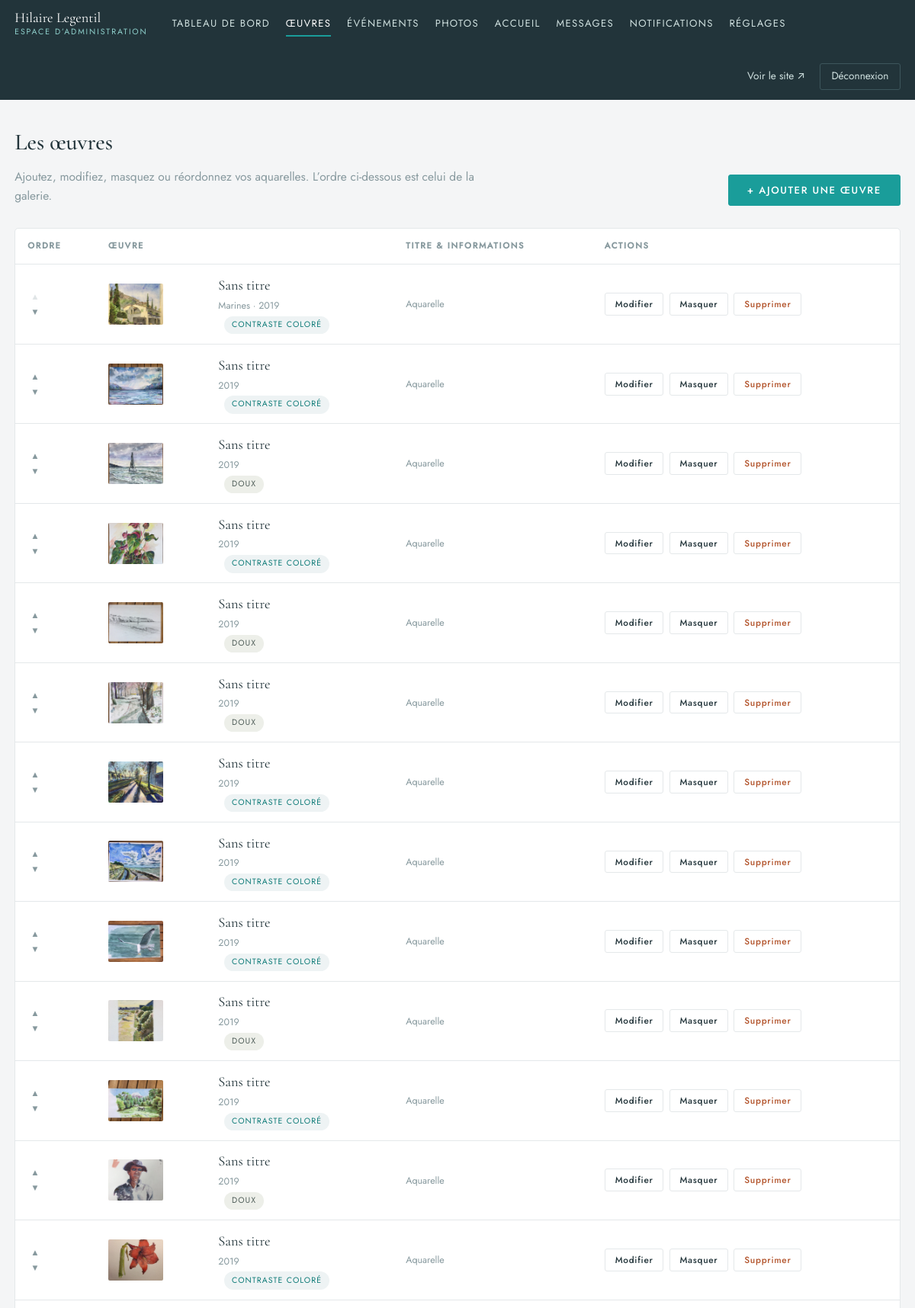
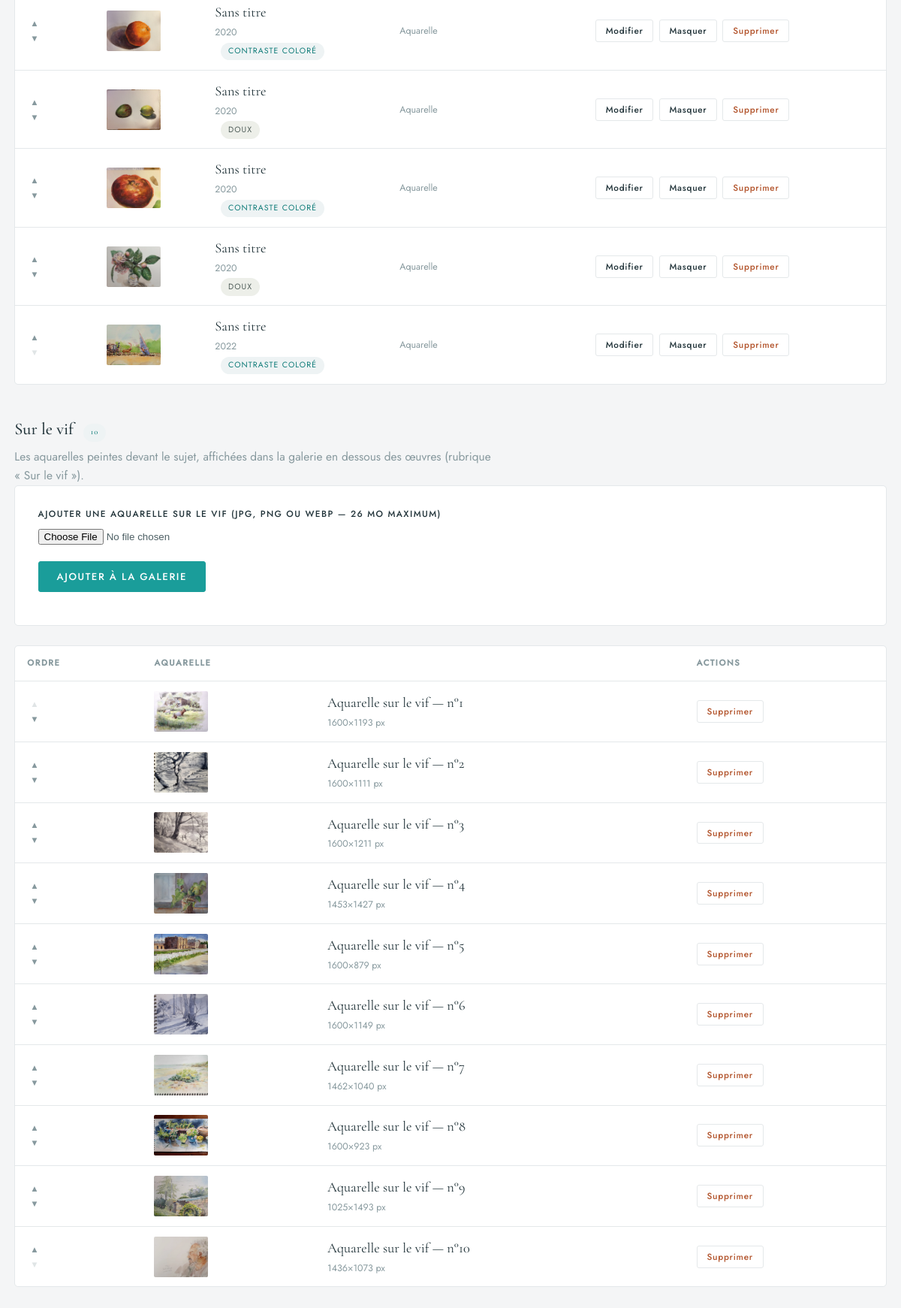
The page /admin/oeuvres (signed in) on the database its author committed (2 pictures, top to bottom).
### tables this page shows
CREATE TABLE works (
    id INTEGER PRIMARY KEY AUTOINCREMENT,
    title TEXT NOT NULL DEFAULT 'Sans titre',
    slug TEXT UNIQUE NOT NULL,
    description TEXT DEFAULT '',
    category TEXT DEFAULT '',
    technique TEXT DEFAULT '',
    dimensions TEXT DEFAULT '',
    year TEXT DEFAULT '',
    folder TEXT NOT NULL,
    img_w INTEGER DEFAULT 0,
    img_h INTEGER DEFAULT 0,
    position INTEGER NOT NULL DEFAULT 0,
    published INTEGER NOT NULL DEFAULT 1,
    created_at TEXT NOT NULL
, tonality TEXT DEFAULT '', chroma REAL DEFAULT 0, sujet TEXT, ambiance TEXT);

CREATE TABLE atelier(
    id INTEGER PRIMARY KEY AUTOINCREMENT,
    folder TEXT UNIQUE NOT NULL, img_w INTEGER, img_h INTEGER,
    position INTEGER NOT NULL, kind TEXT NOT NULL DEFAULT 'vif');

### app.py (the view)
@app.route("/admin/oeuvres")
@require_admin
def admin_works():
    conn = db.connect()
    vif = conn.execute("SELECT * FROM atelier WHERE kind='vif' "
                       "ORDER BY position, id").fetchall()
    conn.close()
    return render_template("admin/works.html",
                           works=get_works(only_published=False), vif=vif)

### app.py (called while the page is built)
@app.context_processor
def inject_globals():
    s = db.get_settings()
    hl_works = get_works()
    return {
        "SITE": SITE,
        "S": s,
        "admin_user": auth.current_admin(),
        "csrf": auth.csrf_token(),
        "year": date.today().year,
        "map_center": [49.4894, -1.5048],   # Yvetot-Bocage (Normandie)
        "map_radius": 75000,                # 75 km
        "hl_slugs": ",".join(w["slug"] for w in hl_works),
        "hl_total": len(hl_works),
        "vapid_pub": VAPID_PUB,
    }

def get_works(only_published=True):
    conn = db.connect()
    q = "SELECT * FROM works"
    if only_published:
        q += " WHERE published = 1"
    q += " ORDER BY position, id"
    rows = conn.execute(q).fetchall()
    conn.close()
    return rows

def require_admin(f):
    from functools import wraps
    @wraps(f)
    def wrapper(*args, **kwargs):
        if not auth.current_admin():
            return redirect(url_for("admin_login"))
        return f(*args, **kwargs)
    return wrapper

@app.after_request
def security_headers(resp):
    resp.headers.setdefault("X-Content-Type-Options", "nosniff")
    resp.headers.setdefault("Referrer-Policy", "strict-origin-when-cross-origin")
    resp.headers.setdefault("Permissions-Policy", "geolocation=(), microphone=(), camera=()")
    return resp

### auth.py (called while the page is built)
def current_admin():
    return session.get("admin_user") if session.get("admin_auth") else None

def csrf_token():
    if "csrf" not in session:
        session["csrf"] = secrets.token_hex(16)
    return session["csrf"]

### db.py (called while the page is built)
def connect():
    os.makedirs(DATA_DIR, exist_ok=True)
    conn = sqlite3.connect(DB_PATH)
    conn.row_factory = sqlite3.Row
    conn.execute("PRAGMA foreign_keys=ON")
    return conn

def get_settings():
    conn = connect()
    rows = conn.execute("SELECT key, value FROM settings").fetchall()
    conn.close()
    return {r["key"]: r["value"] for r in rows}

### templates/admin/works.html (shortened to what this page needs)
{% extends "admin/base_admin.html" %}
{% from "_macros.html" import picture %}
{% block content %}
<div class="admin-page-head">
  <div>
    <h1>Les œuvres</h1>
    <p class="admin-sub">Ajoutez, modifiez, masquez ou réordonnez vos aquarelles.
       L’ordre ci-dessous est celui de la galerie.</p>
  </div>
  <a class="btn-primary" href="{{ url_for('admin_work_new') }}">+ Ajouter une œuvre</a>
</div>
{% if works %}
<div class="table-wrap">
  <table class="admin-table">
    <thead>
      <tr>
        <th class="col-order">Ordre</th>
        <th colspan="2">Œuvre</th>
        <th>Titre &amp; informations</th>
        <th class="col-actions">Actions</th>
      </tr>
    </thead>
    <tbody>
      {% for w in works %}
      <tr class="{{ 'row-hidden' if not w.published }}">
        <td class="col-order">
          <form method="post">
            <button class="icon-btn" name="dir" value="up" title="Monter dans la galerie" {{ 'disabled' if loop.first }} aria-label="Monter {{ w.title }}">▲</button>
            <button class="icon-btn" name="dir" value="down" title="Descendre dans la galerie" {{ 'disabled' if loop.last }} aria-label="Descendre {{ w.title }}">▼</button>
          </form>
        </td>
        <td class="col-thumb">
          <img src="/uploads/works/{{ w.folder }}/medium.webp" alt="" width="72" loading="lazy">
        </td>
        <td class="col-title">
          <a class="row-title" href="{{ url_for('admin_work_edit', wid=w.id) }}">{{ w.title }}</a>
          <span class="row-meta">
            {{ w.category }}{% if w.category and w.year %} · {% endif %}{{ w.year }}
          </span>
          {% if w.tonality %}<span class="badge {{ 'badge-mute' if w.tonality == 'Doux' }}">{{ w.tonality }}</span>{% endif %}
        </td>
        <td class="col-info">
          <span class="row-meta">{{ w.technique }}{% if w.technique and w.dimensions %} · {% endif %}{{ w.dimensions }}</span>
        </td>
        <td class="col-actions">
          <div class="actions-group">
            <a class="btn-tiny" href="{{ url_for('admin_work_edit', wid=w.id) }}">Modifier</a>
            <form method="post" class="inline">
              <button class="btn-tiny btn-toggle" type="submit">
                {{ 'Masquer' if w.published else 'Publier' }}
              </button>
            </form>
            <form method="post" class="inline js-confirm"
                  data-confirm="Supprimer définitivement « {{ w.title }} » ? Cette action est irréversible.">
              <button class="btn-tiny btn-danger" type="submit">Supprimer</button>
            </form>
          </div>
        </td>
      </tr>
      {% endfor %}
    </tbody>
  </table>
</div>
{% else %}
<p class="admin-empty">Aucune œuvre pour l’instant. Cliquez sur « Ajouter une œuvre »
   pour créer votre première fiche.</p>
{% endif %}
<div class="admin-section">
  <h2>Sur le vif <span class="badge">{{ vif|length }}</span></h2>
  <p class="admin-sub">Les aquarelles peintes devant le sujet, affichées dans la
     galerie en dessous des œuvres (rubrique «&nbsp;Sur le vif&nbsp;»).</p>
  <form method="post" enctype="multipart/form-data" class="form-card"
        action="{{ url_for('admin_vif') }}">
    <div class="field">
      <label for="vif-image">Ajouter une aquarelle sur le vif (JPG, PNG ou WebP — 26&nbsp;Mo maximum)</label>
      <input id="vif-image" name="image" type="file" accept=".jpg,.jpeg,.png,.webp" required>
    </div>
    <p><button class="btn-primary" type="submit">Ajouter à la galerie</button></p>
  </form>
  {% if vif %}
  <div class="table-wrap">
    <table class="admin-table">
      <thead>
        <tr>
          <th class="col-order">Ordre</th>
          <th colspan="2">Aquarelle</th>
          <th class="col-actions">Actions</th>
        </tr>
      </thead>
      <tbody>
        {% for a in vif %}
        <tr>
          <td class="col-order">
            <form method="post" class="inline" action="{{ url_for('admin_vif') }}">
              <button class="icon-btn" name="dir" value="up" title="Monter" {{ 'disabled' if loop.first }} aria-label="Monter l’aquarelle n°{{ loop.index }}">▲</button>
              <button class="icon-btn" name="dir" value="down" title="Descendre" {{ 'disabled' if loop.last }} aria-label="Descendre l’aquarelle n°{{ loop.index }}">▼</button>
            </form>
          </td>
          <td class="col-thumb">
            <img src="/uploads/atelier/{{ a.folder }}/medium.webp" alt="" width="72" loading="lazy">
          </td>
          <td class="col-title">
            <span class="row-title">Aquarelle sur le vif — n°{{ loop.index }}</span>
            <span class="row-meta">{{ a.img_w }}×{{ a.img_h }} px</span>
          </td>
          <td class="col-actions">
            <form method="post" class="inline" action="{{ url_for('admin_vif') }}"
                  onsubmit="return confirm('Supprimer définitivement cette aquarelle ?')">
              <button class="btn-tiny btn-danger" type="submit">Supprimer</button>
            </form>
          </td>
        </tr>
        {% endfor %}
      </tbody>
    </table>
  </div>
  {% endif %}
</div>
{% endblock %}

### templates/admin/base_admin.html (shortened to what this page needs)
<!DOCTYPE html>
<html lang="fr">
<head>
<link rel="stylesheet" href="/static/css/fonts.css">
<link rel="stylesheet" href="/static/css/admin.css">
</head>
<body>
<header class="admin-top">
  <div class="admin-top-inner">
    <a class="admin-brand" href="{{ url_for('admin_home') }}">
      <span class="admin-brand-name">Hilaire Legentil</span>
      <span class="admin-brand-sub">Espace d’administration</span>
    </a>
    <nav class="admin-nav" aria-label="Administration">
      <a href="{{ url_for('admin_home') }}" {% if request.endpoint == 'admin_home' %}aria-current="page"{% endif %}>Tableau de bord</a>
      <a href="{{ url_for('admin_works') }}" {% if request.endpoint in ('admin_works','admin_work_new','admin_work_edit') %}aria-current="page"{% endif %}>Œuvres</a>
      <a href="{{ url_for('admin_news') }}" {% if request.endpoint in ('admin_news','admin_news_new','admin_news_edit') %}aria-current="page"{% endif %}>Événements</a>
      <a href="{{ url_for('admin_atelier') }}" {% if request.endpoint == 'admin_atelier' %}aria-current="page"{% endif %}>Photos</a>
      <a href="{{ url_for('admin_homepage') }}" {% if request.endpoint == 'admin_homepage' %}aria-current="page"{% endif %}>Accueil</a>
      <a href="{{ url_for('admin_messages') }}" {% if request.endpoint == 'admin_messages' %}aria-current="page"{% endif %}>Messages</a>
      <a href="{{ url_for('admin_notifications') }}" {% if request.endpoint == 'admin_notifications' %}aria-current="page"{% endif %}>Notifications</a>
      <a href="{{ url_for('admin_settings') }}" {% if request.endpoint == 'admin_settings' %}aria-current="page"{% endif %}>Réglages</a>
    </nav>
    <div class="admin-top-actions">
      <a href="{{ url_for('home') }}" target="_blank" rel="noopener">Voir le site ↗</a>
      <a class="admin-logout" href="{{ url_for('admin_logout') }}">Déconnexion</a>
    </div>
  </div>
</header>
<main class="admin-main">
{% block content %}{% endblock %}
</main>
</body>
</html>

### static/css/admin.css (style rules this page uses)
:root { --bg:#f4f5f6; --card:#ffffff; --ink:#22343a; --text:#4d5f64; --muted:#87999e; --teal:#1a9d9a; --teal-ink:#0e7b78; --line:#e4e8ea; --danger:#b3552d; --ok:#1a9d9a; --serif:"Cormorant Garamond", Georgia, serif; --sans:"Jost", system-ui, -apple-system, "Segoe UI", sans-serif; }
* { box-sizing:border-box; }
body { margin:0; background:var(--bg); color:var(--text); font:400 15.5px/1.6 var(--sans); -webkit-font-smoothing:antialiased; }
a { color:var(--teal-ink); text-decoration:none; }
h1,h2 { font-family:var(--serif); color:var(--ink); font-weight:500; margin:0 0 .3em; }
h1 { font-size:1.9rem; }
h2 { font-size:1.4rem; }
.admin-top { background:var(--ink); color:#fff; position:sticky; top:0; z-index:50; }
.admin-top-inner { max-width:1240px; margin:auto; padding:.8rem 1.2rem; display:flex; align-items:center; gap:2rem; flex-wrap:wrap; }
.admin-brand { display:flex; flex-direction:column; color:#fff; }
.admin-brand-name { font-family:var(--serif); font-size:1.15rem; line-height:1.15; }
.admin-brand-sub { font-size:.66rem; letter-spacing:.18em; text-transform:uppercase; color:#8fd0cc; }
.admin-nav { display:flex; gap:1.3rem; flex-wrap:wrap; }
.admin-nav a { color:#cfe0df; font-size:.82rem; letter-spacing:.1em; text-transform:uppercase; padding:.3rem 0; border-bottom:2px solid transparent; }
.admin-nav a[aria-current="page"] { color:#fff; border-color:var(--teal); }
.admin-top-actions { margin-left:auto; display:flex; gap:1.2rem; align-items:center; }
.admin-top-actions a { color:#cfe0df; font-size:.85rem; }
.admin-logout { border:1px solid #3d565c; padding:.35rem .9rem; border-radius:3px; }
.admin-main { max-width:1240px; margin:auto; padding:2rem 1.2rem 4rem; }
.admin-page-head { display:flex; justify-content:space-between; align-items:flex-end; gap:1.5rem; flex-wrap:wrap; margin-bottom:1.8rem; }
.admin-sub { margin:.2rem 0 0; color:var(--muted); max-width:640px; }
.admin-section { margin-top:2.6rem; }
.btn-primary, .btn-secondary { display:inline-block; font:500 .82rem/1 var(--sans); letter-spacing:.12em; text-transform:uppercase; padding:.8rem 1.5rem; border-radius:3px; cursor:pointer; border:1px solid var(--teal); transition:all .25s; text-decoration:none; }
.btn-primary { background:var(--teal); color:#fff; }
.btn-tiny { font:500 .74rem/1 var(--sans); letter-spacing:.06em; padding:.5rem .8rem; border-radius:3px; border:1px solid var(--line); background:var(--card); color:var(--ink); cursor:pointer; text-decoration:none; display:inline-block; }
.btn-danger { color:var(--danger); }
.icon-btn { background:none; border:0; color:var(--muted); cursor:pointer; font-size:.72rem; padding:.25rem; display:block; }
.icon-btn:disabled { opacity:.25; cursor:default; }
.table-wrap { background:var(--card); border:1px solid var(--line); border-radius:5px; overflow-x:auto; }
.admin-table { width:100%; border-collapse:collapse; min-width:760px; }
.admin-table th { text-align:left; font-size:.7rem; letter-spacing:.14em; text-transform:uppercase; color:var(--muted); padding:.9rem 1rem; border-bottom:1px solid var(--line); }
.admin-table td { padding:.8rem 1rem; border-bottom:1px solid var(--line); vertical-align:middle; }
.admin-table tr:last-child td { border-bottom:0; }
.col-thumb img { width:72px; height:54px; object-fit:cover; border-radius:2px; display:block; }
.row-title { font-family:var(--serif); font-size:1.15rem; color:var(--ink); }
.row-meta { display:block; font-size:.78rem; color:var(--muted); margin-top:.15rem; }
.badge { display:inline-block; font-size:.66rem; letter-spacing:.1em; text-transform:uppercase; background:#eef3f4; color:var(--teal-ink); border-radius:999px; padding:.2rem .6rem; margin-left:.5rem; }
.col-actions, .col-order { white-space:nowrap; }
.actions-group { display:flex; gap:.45rem; align-items:center; flex-wrap:wrap; }
.inline { display:inline; }
.form-card { background:var(--card); border:1px solid var(--line); border-radius:5px; padding:1.8rem 1.9rem; margin-bottom:1.6rem; }
.field { margin-bottom:1.3rem; }
label { display:block; font-size:.74rem; letter-spacing:.12em; text-transform:uppercase; color:var(--ink); margin-bottom:.45rem; font-weight:500; }
.badge-mute { background:#edefe9;color:#4e5c58; }

### rows shown on the page
works: shows a picture, title "Sans titre", category "Marines", year "2019", tonality "CONTRASTE COLORÉ", technique "Aquarelle", published "Masquer"
works: shows a picture, title "Sans titre", year "2019", tonality "CONTRASTE COLORÉ", technique "Aquarelle", published "Masquer"
works: shows a picture, title "Sans titre", year "2019", tonality "DOUX", technique "Aquarelle", published "Masquer"
works: shows a picture, title "Sans titre", year "2019", tonality "CONTRASTE COLORÉ", technique "Aquarelle", published "Masquer"
works: shows a picture, title "Sans titre", year "2019", tonality "DOUX", technique "Aquarelle", published "Masquer"
works: shows a picture, title "Sans titre", year "2019", tonality "DOUX", technique "Aquarelle", published "Masquer"
works: shows a picture, title "Sans titre", year "2019", tonality "CONTRASTE COLORÉ", technique "Aquarelle", published "Masquer"
works: shows a picture, title "Sans titre", year "2019", tonality "CONTRASTE COLORÉ", technique "Aquarelle", published "Masquer"
works: shows a picture, title "Sans titre", year "2019", tonality "CONTRASTE COLORÉ", technique "Aquarelle", published "Masquer"
works: shows a picture, title "Sans titre", year "2019", tonality "DOUX", technique "Aquarelle", published "Masquer"
works: shows a picture, title "Sans titre", year "2019", tonality "CONTRASTE COLORÉ", technique "Aquarelle", published "Masquer"
works: shows a picture, title "Sans titre", year "2019", tonality "DOUX", technique "Aquarelle", published "Masquer"
works: shows a picture, title "Sans titre", year "2019", tonality "CONTRASTE COLORÉ", technique "Aquarelle", published "Masquer"
works: shows a picture, title "Sans titre", year "2020", tonality "CONTRASTE COLORÉ", technique "Aquarelle", published "Masquer"
works: shows a picture, title "Sans titre", year "2020", tonality "DOUX", technique "Aquarelle", published "Masquer"
works: shows a picture, title "Sans titre", year "2020", tonality "CONTRASTE COLORÉ", technique "Aquarelle", published "Masquer"
works: shows a picture, title "Sans titre", year "2020", tonality "DOUX", technique "Aquarelle", published "Masquer"
works: shows a picture, title "Sans titre", year "2022", tonality "CONTRASTE COLORÉ", technique "Aquarelle", published "Masquer"
atelier: folder (picture), img_w "1600", img_h "1193"
atelier: folder (picture), img_w "1600", img_h "1111"
atelier: folder (picture), img_w "1600", img_h "1211"
atelier: folder (picture), img_w "1453", img_h "1427"
atelier: folder (picture), img_w "1600", img_h "879"
atelier: folder (picture), img_w "1600", img_h "1149"
atelier: folder (picture), img_w "1462", img_h "1040"
atelier: folder (picture), img_w "1600", img_h "923"
atelier: folder (picture), img_w "1025", img_h "1493"
atelier: folder (picture), img_w "1436", img_h "1073"

### other values the page prints
{{ vif|length }} "10"
